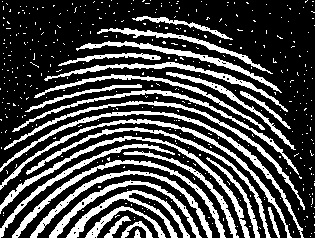
#> input picture 9_Morphological_Image_Processing/open_close_image/imagen5.jpg, 315 x 238 px
$ python apertura_clausura.py
#> lines starting #> are read from the running program, lines starting #| are printed output that depends on the picture; after the words box and inside, x2 and y2 are one past the last pixel; in counts of white or black regions, pixels touching at a corner belong together
#> further down, A is the input picture: shape (238, 315, 3); min 0, max 255, mean 73.1
from scipy import ndimage
import matplotlib.pyplot as plt
import numpy as np

from skimage.morphology import (erosion, dilation, opening, closing,  # noqa
                                white_tophat)


def binaria(X):
    # Toma una imagen en blanco y negro y retorna una imagen de valores de 0 y 255
    # Entradas: - una imagen en blanco y negro.
    # Salidas: - una imagen binaria con valores de 0 o 255.
    m = len(X)
#> m = 238
    n = len(X[0])
#> n = 315
    z = np.size(X[0, 0])
#> z = 3
    Y = np.zeros([m, n, z])
    Y[X >= 127] = 255
    Y[X < 127] = 0
    return Y[:, :, 0]


def apertura(A, B):
    # Función que toma una imagen y un elemento estructurado y obtiene
    # la operación morfologica de apertura entre la imagen y el elemento.
    # Entradas: - A: imagen binaria
    #           - B: elemento estructurado.
    # salidas: - imagen con el resultado de la apertura entre A y B.
    A = binaria(A)
#> A: shape (238, 315) float64; 28.5% white; 414 white regions (387 under 20 px), largest, box (x1, y1, x2, y2) and area: (0, 111, 304, 238) 1388, (0, 136, 250, 238) 1372, (0, 119, 292, 238) 1337
    B = binaria(B)
    C = ndimage.binary_opening(A, B)
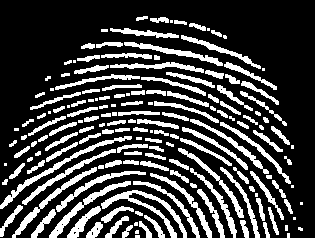
#> C: shape (238, 315) bool; 25.2% white; 166 white regions (32 under 20 px), largest, box (x1, y1, x2, y2) and area: (101, 190, 187, 238) 780, (0, 136, 132, 209) 673, (49, 181, 131, 238) 578
    return C

def clausura(A, B):
    # Función que toma una imagen y un elemento estructurado y obtiene
    # la operación morfologica de clausura entre la imagen y el elemento.
    # Entradas: - A: imagen binaria
    #           - B: elemento estructurado.
    # salidas: - imagen con el resultado de la clausura entre A y B.
    A = binaria(A)
    B = binaria(B)
    C = ndimage.binary_closing(A, B)
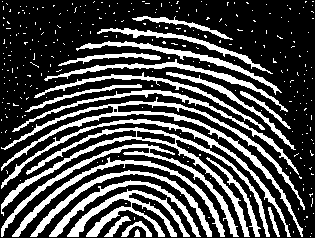
#> C: shape (238, 315) bool; 29.3% white; 305 white regions (282 under 20 px), largest, box (x1, y1, x2, y2) and area: (1, 97, 305, 237) 2743, (1, 127, 270, 237) 2578, (67, 189, 190, 237) 1653
    return C


A = plt.imread("imagen5.jpg")
B = np.ones([3, 3])*255

plt.figure()
plt.subplot(131)
plt.title("Imagen original")
plt.imshow(binaria(A), cmap="gray")

C = apertura(A, B)
plt.subplot(132)
plt.title("Imagen con apertura")
plt.imshow(C, cmap="gray")

D = clausura(A, B)
plt.subplot(133)
plt.title("Imagen con clausura")
plt.imshow(D, cmap="gray")

plt.show()
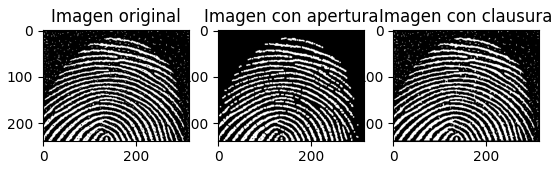
#> figure drawn by matplotlib, 3 panels
